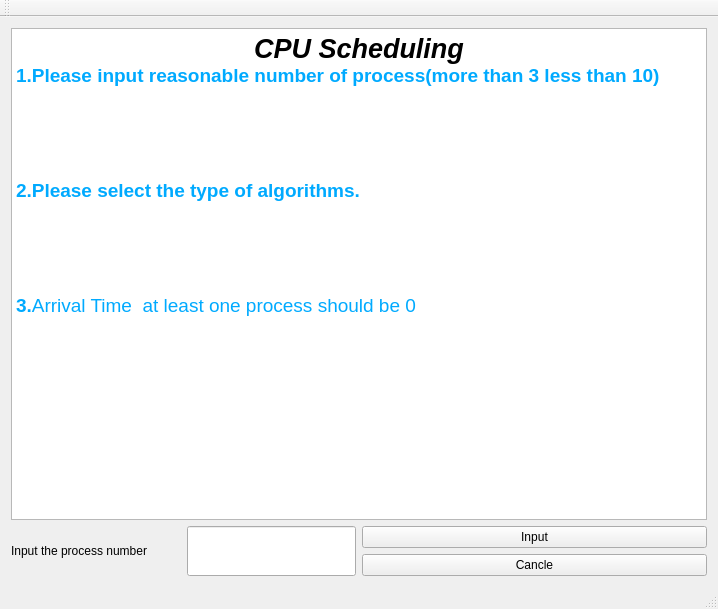
<?xml version="1.0" encoding="UTF-8"?>
<ui version="4.0">
 <class>MainWindow</class>
 <widget class="QMainWindow" name="MainWindow">
  <property name="geometry">
   <rect>
    <x>0</x>
    <y>0</y>
    <width>718</width>
    <height>609</height>
   </rect>
  </property>
  <property name="windowTitle">
   <string>MainWindow</string>
  </property>
  <widget class="QWidget" name="centralWidget">
   <layout class="QGridLayout" name="gridLayout">
    <item row="1" column="0">
     <layout class="QHBoxLayout" name="horizontalLayout">
      <item>
       <widget class="QLabel" name="label">
        <property name="sizePolicy">
         <sizepolicy hsizetype="Preferred" vsizetype="Preferred">
          <horstretch>0</horstretch>
          <verstretch>0</verstretch>
         </sizepolicy>
        </property>
        <property name="text">
         <string>Input the process number</string>
        </property>
       </widget>
      </item>
      <item>
       <widget class="QLineEdit" name="QLineEdit_Process_Num">
        <property name="sizePolicy">
         <sizepolicy hsizetype="Preferred" vsizetype="Preferred">
          <horstretch>0</horstretch>
          <verstretch>0</verstretch>
         </sizepolicy>
        </property>
        <property name="text">
         <string/>
        </property>
       </widget>
      </item>
     </layout>
    </item>
    <item row="1" column="1">
     <layout class="QVBoxLayout" name="verticalLayout">
      <item>
       <widget class="QPushButton" name="pushButton_Input">
        <property name="sizePolicy">
         <sizepolicy hsizetype="Minimum" vsizetype="Preferred">
          <horstretch>0</horstretch>
          <verstretch>0</verstretch>
         </sizepolicy>
        </property>
        <property name="text">
         <string>Input</string>
        </property>
       </widget>
      </item>
      <item>
       <widget class="QPushButton" name="pushButton_Cancle">
        <property name="sizePolicy">
         <sizepolicy hsizetype="Minimum" vsizetype="Preferred">
          <horstretch>0</horstretch>
          <verstretch>0</verstretch>
         </sizepolicy>
        </property>
        <property name="text">
         <string>Cancle</string>
        </property>
       </widget>
      </item>
     </layout>
    </item>
    <item row="0" column="0" colspan="2">
     <widget class="QTextEdit" name="textEdit_intro">
      <property name="sizePolicy">
       <sizepolicy hsizetype="Expanding" vsizetype="Expanding">
        <horstretch>0</horstretch>
        <verstretch>0</verstretch>
       </sizepolicy>
      </property>
      <property name="html">
       <string>&lt;!DOCTYPE HTML PUBLIC &quot;-//W3C//DTD HTML 4.0//EN&quot; &quot;http://www.w3.org/TR/REC-html40/strict.dtd&quot;&gt;
&lt;html&gt;&lt;head&gt;&lt;meta name=&quot;qrichtext&quot; content=&quot;1&quot; /&gt;&lt;style type=&quot;text/css&quot;&gt;
p, li { white-space: pre-wrap; }
&lt;/style&gt;&lt;/head&gt;&lt;body style=&quot; font-family:'SimSun'; font-size:9pt; font-weight:400; font-style:normal;&quot;&gt;
&lt;p align=&quot;center&quot; style=&quot; margin-top:0px; margin-bottom:0px; margin-left:0px; margin-right:0px; -qt-block-indent:0; text-indent:0px;&quot;&gt;&lt;span style=&quot; font-size:20pt; font-weight:600; font-style:italic;&quot;&gt;CPU Scheduling&lt;/span&gt;&lt;/p&gt;
&lt;p style=&quot; margin-top:0px; margin-bottom:0px; margin-left:0px; margin-right:0px; -qt-block-indent:0; text-indent:0px;&quot;&gt;&lt;span style=&quot; font-size:14pt; font-weight:600; color:#00aaff;&quot;&gt;1.Please input reasonable number of process(more than 3 less than 10)&lt;/span&gt;&lt;/p&gt;
&lt;p style=&quot;-qt-paragraph-type:empty; margin-top:0px; margin-bottom:0px; margin-left:0px; margin-right:0px; -qt-block-indent:0; text-indent:0px; font-size:14pt; font-weight:600; color:#00aaff;&quot;&gt;&lt;br /&gt;&lt;/p&gt;
&lt;p style=&quot;-qt-paragraph-type:empty; margin-top:0px; margin-bottom:0px; margin-left:0px; margin-right:0px; -qt-block-indent:0; text-indent:0px; font-size:14pt; font-weight:600; color:#00aaff;&quot;&gt;&lt;br /&gt;&lt;/p&gt;
&lt;p style=&quot;-qt-paragraph-type:empty; margin-top:0px; margin-bottom:0px; margin-left:0px; margin-right:0px; -qt-block-indent:0; text-indent:0px; font-size:14pt; font-weight:600; color:#00aaff;&quot;&gt;&lt;br /&gt;&lt;/p&gt;
&lt;p style=&quot;-qt-paragraph-type:empty; margin-top:0px; margin-bottom:0px; margin-left:0px; margin-right:0px; -qt-block-indent:0; text-indent:0px; font-size:14pt; font-weight:600; color:#00aaff;&quot;&gt;&lt;br /&gt;&lt;/p&gt;
&lt;p style=&quot; margin-top:0px; margin-bottom:0px; margin-left:0px; margin-right:0px; -qt-block-indent:0; text-indent:0px;&quot;&gt;&lt;span style=&quot; font-size:14pt; font-weight:600; color:#00aaff;&quot;&gt;2.Please select the type of algorithms.&lt;/span&gt;&lt;/p&gt;
&lt;p style=&quot;-qt-paragraph-type:empty; margin-top:0px; margin-bottom:0px; margin-left:0px; margin-right:0px; -qt-block-indent:0; text-indent:0px; font-size:14pt; font-weight:600; color:#00aaff;&quot;&gt;&lt;br /&gt;&lt;/p&gt;
&lt;p style=&quot;-qt-paragraph-type:empty; margin-top:0px; margin-bottom:0px; margin-left:0px; margin-right:0px; -qt-block-indent:0; text-indent:0px; font-size:14pt; font-weight:600; color:#00aaff;&quot;&gt;&lt;br /&gt;&lt;/p&gt;
&lt;p style=&quot;-qt-paragraph-type:empty; margin-top:0px; margin-bottom:0px; margin-left:0px; margin-right:0px; -qt-block-indent:0; text-indent:0px; font-size:14pt; font-weight:600; color:#00aaff;&quot;&gt;&lt;br /&gt;&lt;/p&gt;
&lt;p style=&quot;-qt-paragraph-type:empty; margin-top:0px; margin-bottom:0px; margin-left:0px; margin-right:0px; -qt-block-indent:0; text-indent:0px; font-size:14pt; font-weight:600; color:#00aaff;&quot;&gt;&lt;br /&gt;&lt;/p&gt;
&lt;p style=&quot; margin-top:0px; margin-bottom:0px; margin-left:0px; margin-right:0px; -qt-block-indent:0; text-indent:0px;&quot;&gt;&lt;span style=&quot; font-size:14pt; font-weight:600; color:#00aaff;&quot;&gt;3.&lt;/span&gt;&lt;span style=&quot; font-family:'SFMono-Regular,Consolas,Liberation Mono,Menlo,Courier,monospace'; font-size:14pt; color:#00aaff; background-color:#ffffff;&quot;&gt;Arrival Time  at least one process should be 0&lt;/span&gt;&lt;/p&gt;&lt;/body&gt;&lt;/html&gt;</string>
      </property>
     </widget>
    </item>
   </layout>
  </widget>
  <widget class="QMenuBar" name="menuBar">
   <property name="geometry">
    <rect>
     <x>0</x>
     <y>0</y>
     <width>718</width>
     <height>26</height>
    </rect>
   </property>
  </widget>
  <widget class="QToolBar" name="mainToolBar">
   <attribute name="toolBarArea">
    <enum>TopToolBarArea</enum>
   </attribute>
   <attribute name="toolBarBreak">
    <bool>false</bool>
   </attribute>
  </widget>
  <widget class="QStatusBar" name="statusBar"/>
 </widget>
 <layoutdefault spacing="6" margin="11"/>
 <resources/>
 <connections>
  <connection>
   <sender>pushButton_Cancle</sender>
   <signal>clicked()</signal>
   <receiver>MainWindow</receiver>
   <slot>close()</slot>
   <hints>
    <hint type="sourcelabel">
     <x>648</x>
     <y>544</y>
    </hint>
    <hint type="destinationlabel">
     <x>464</x>
     <y>576</y>
    </hint>
   </hints>
  </connection>
 </connections>
</ui>
